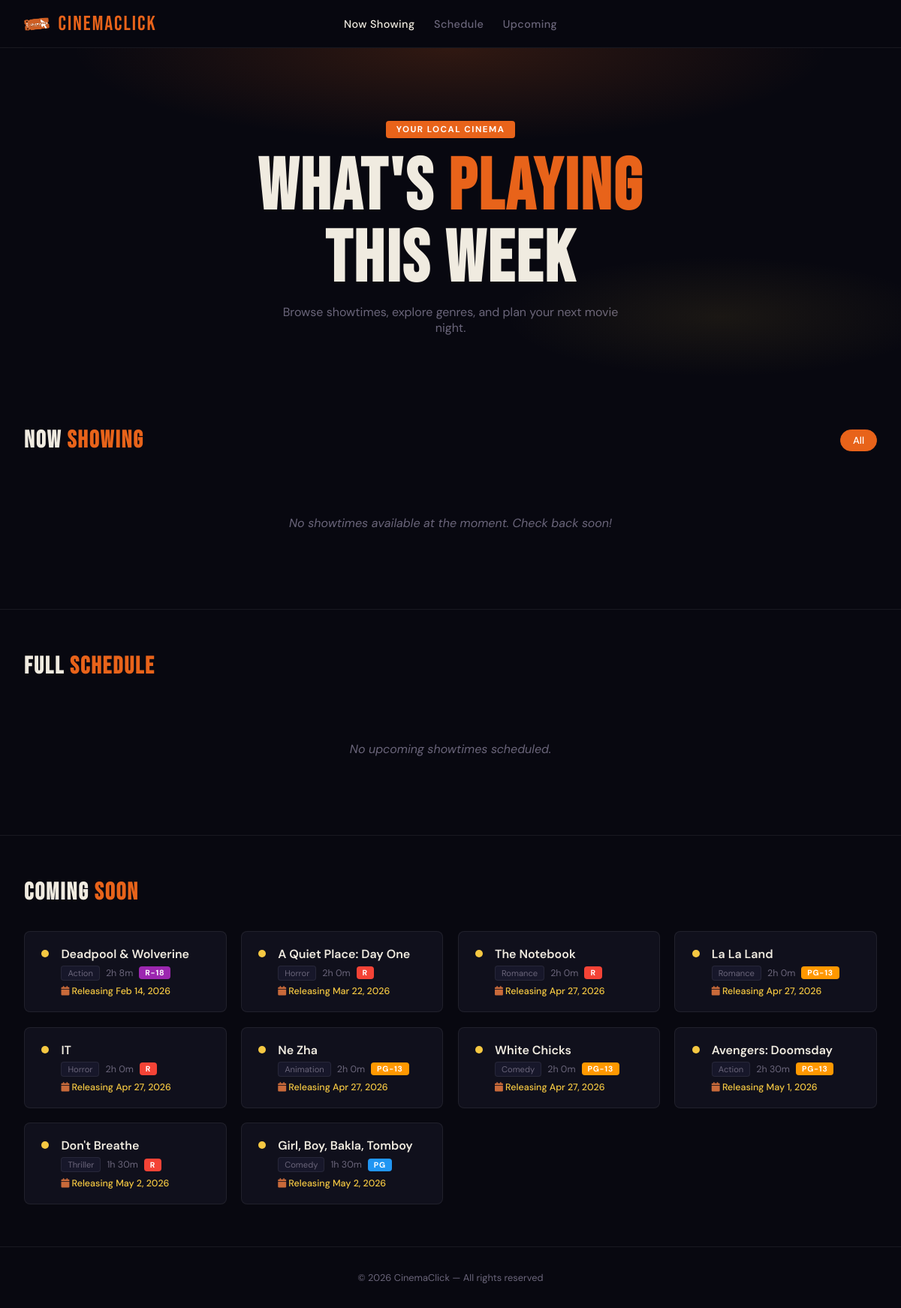
/customer.php, run on the app's committed database.
### tables this page shows
CREATE TABLE `movies` (
  `movie_id` varchar(10) NOT NULL,
  `title` varchar(200) NOT NULL,
  `genre` enum('Action','Adventure','Animation','Comedy','Drama','Horror','Romance','Sci-Fi','Thriller') NOT NULL,
  `duration_minutes` int(10) UNSIGNED NOT NULL,
  `rating` enum('G','PG','PG-13','R','R-18') NOT NULL,
  `release_date` date NOT NULL,
  `description` text DEFAULT NULL,
  `poster_url` longtext DEFAULT NULL
);

### customer.php (the view, shortened to what this page needs)
<?php
$slave = getSlaveConn();
$now_showing = [];
$upcoming_sql = "
    SELECT m.movie_id, m.title, m.genre, m.duration_minutes,
           m.rating, m.release_date, m.description, m.poster_url
    FROM movies m
    LEFT JOIN showtimes s ON m.movie_id = s.movie_id AND s.show_date >= CURDATE()
    WHERE s.showtime_id IS NULL
       OR m.release_date > CURDATE()
    GROUP BY m.movie_id
    ORDER BY m.release_date ASC
";
$upcoming_result = $slave->query($upcoming_sql);
$upcoming = [];
while ($row = $upcoming_result->fetch_assoc()) $upcoming[] = $row;
$grouped = [];
function ratingColor($r) {
    return match($r) {
        'G'     => '#4caf50',
        'PG'    => '#2196f3',
        'PG-13' => '#ff9800',
        'R'     => '#f44336',
        'R-18'  => '#9c27b0',
        default => '#888'
    };
}
?>
<!DOCTYPE html>
<html lang="en">
<head>
<link rel="stylesheet" href="https://cdnjs.cloudflare.com/ajax/libs/font-awesome/6.5.0/css/all.min.css"/>
</head>
<body>
<nav>
  <a href="customer.php" class="nav-logo">
    <img src="assets/js/click.png" alt="CinemaClick logo">
    CinemaClick</span>
  </a>
  <ul class="nav-links">
    <li><a href="#now-showing" class="active">Now Showing</a></li>
    <li><a href="#schedule">Schedule</a></li>
    <li><a href="#upcoming">Upcoming</a></li>
  </ul>
</nav>
<div class="hero">
  <div class="hero-tag">Your Local Cinema</div>
  <h1>What's <span>Playing</span><br>This Week</h1>
  <p>Browse showtimes, explore genres, and plan your next movie night.</p>
</div>
<section id="now-showing">
  <div class="sec-header">
    <h2 class="sec-title">Now <span>Showing</span></h2>
    <div class="filter-bar">
      <button class="filter-btn active" data-genre="all">All</button>
    </div>
  </div>
  <?php if (empty($now_showing)): ?>
    <div class="empty-state">No showtimes available at the moment. Check back soon!</div>
  <?php endif; ?>
</section>
<section id="schedule" style="border-top:1px solid var(--border)">
  <div class="sec-header">
    <h2 class="sec-title">Full <span>Schedule</span></h2>
  </div>
  <?php if (empty($grouped)): ?>
    <div class="empty-state">No upcoming showtimes scheduled.</div>
  <?php endif; ?>
</section>
<?php if (!empty($upcoming)): ?>
<section id="upcoming" style="border-top:1px solid var(--border)">
  <div class="sec-header">
    <h2 class="sec-title">Coming <span>Soon</span></h2>
  </div>
  <div class="upcoming-grid">
    <?php foreach ($upcoming as $u):
      $mins = (int)$u['duration_minutes'];
      $dur  = floor($mins/60).'h '.($mins%60).'m';
      $rel  = date('M j, Y', strtotime($u['release_date']));
    ?>
    <div class="upcoming-card">
      <div class="upcoming-dot"></div>
      <div class="upcoming-body">
        <div class="upcoming-title"><?= htmlspecialchars($u['title']) ?></div>
        <div class="upcoming-sub">
          <span class="genre-tag"><?= htmlspecialchars($u['genre']) ?></span>
          <span><?= $dur ?></span>
          <span class="rating-chip" style="background:<?= ratingColor($u['rating']) ?>;position:static;display:inline-block"><?= htmlspecialchars($u['rating']) ?></span>
        </div>
        <div class="coming-date"><i class="fa-solid fa-calendar" style="color: #c96a3a;"></i> Releasing <?= $rel ?></div>
      </div>
    </div>
    <?php endforeach; ?>
  </div>
</section>
<?php endif; ?>
<footer>
  <div>&copy; <?= date('Y') ?> CinemaClick &mdash; All rights reserved</div>
</footer>
</body>
</html>

### customer.php (style rules this page uses)
*, *::before, *::after { box-sizing: border-box; margin: 0; padding: 0; }
:root { --bg: #080810; --surface: #10101c; --surface2: #17172a; --border: rgba(255,255,255,.07); --accent: #e8631a; --gold: #f5c842; --text: #f0ebe0; --muted: #6a657a; --faint: rgba(240,235,224,.18); --success: #3daa6a; --r: 8px; }
html { scroll-behavior: smooth; }
body { font-family: 'DM Sans', sans-serif; background: var(--bg); color: var(--text); min-height: 100vh; overflow-x: hidden; }
nav { position: sticky; top: 0; z-index: 100; background: rgba(8,8,16,.85); backdrop-filter: blur(16px); border-bottom: 1px solid var(--border); display: flex; align-items: center; justify-content: center; padding: 0 2rem; height: 64px; }
.nav-logo { position: absolute; left: 2rem; display: inline-flex; align-items: center; gap: 0.72rem; font-family: 'Bebas Neue', sans-serif; font-size: 1.7rem; letter-spacing: 2px; color: var(--accent); text-decoration: none; }
.nav-logo img { width: 34px; height: 34px; object-fit: contain; }
.nav-links { display: flex; gap: 1.6rem; list-style: none; }
.nav-links a { color: var(--muted); text-decoration: none; font-size: .9rem; font-weight: 500; letter-spacing: .4px; transition: color .2s; }
.nav-links a:hover, .nav-links a.active { color: var(--text); }
.hero { position: relative; padding: 6rem 2rem 4rem; text-align: center; overflow: hidden; }
.hero::before { content:''; position: absolute; inset: 0; background: radial-gradient(ellipse 60% 40% at 50% 0%, rgba(232,99,26,.18) 0%, transparent 70%), radial-gradient(ellipse 40% 30% at 80% 80%, rgba(245,200,66,.08) 0%, transparent 60%); pointer-events: none; }
.hero-tag { display: inline-block; background: var(--accent); color: #fff; font-size: .72rem; font-weight: 700; letter-spacing: 1.5px; text-transform: uppercase; padding: 4px 14px; border-radius: 4px; margin-bottom: 1.2rem; }
.hero h1 { font-family: 'Bebas Neue', sans-serif; font-size: clamp(3rem, 8vw, 6rem); line-height: 1; letter-spacing: 3px; margin-bottom: .6rem; }
.hero h1 span { color: var(--accent); }
.hero p { color: var(--muted); font-size: 1rem; max-width: 480px; margin: 0 auto; }
section { padding: 3.5rem 2rem; max-width: 1280px; margin: 0 auto; }
.sec-header { display: flex; align-items: center; justify-content: space-between; margin-bottom: 2rem; flex-wrap: wrap; gap: 1rem; }
.sec-title { font-family: 'Bebas Neue', sans-serif; font-size: 2rem; letter-spacing: 2px; }
.sec-title span { color: var(--accent); }
.filter-bar { display: flex; gap: .6rem; flex-wrap: wrap; }
.filter-btn { padding: 5px 16px; border-radius: 20px; border: 1px solid var(--border); background: transparent; color: var(--muted); font-size: .82rem; font-family: inherit; font-weight: 500; cursor: pointer; transition: all .2s; }
.filter-btn:hover, .filter-btn.active { background: var(--accent); border-color: var(--accent); color: #fff; }
.rating-chip { position: absolute; top: 8px; left: 8px; padding: 2px 8px; border-radius: 4px; font-size: .65rem; font-weight: 700; letter-spacing: .8px; color: #fff; }
.genre-tag { background: var(--surface2); border: 1px solid var(--border); padding: 2px 8px; border-radius: 4px; font-size: .7rem; color: var(--muted); }
.upcoming-grid { display: grid; grid-template-columns: repeat(auto-fill, minmax(260px, 1fr)); gap: 1.2rem; }
.upcoming-card { background: var(--surface); border: 1px solid var(--border); border-radius: var(--r); padding: 1.2rem 1.4rem; display: flex; gap: 1rem; transition: border-color .2s; }
.upcoming-dot { width: 10px; height: 10px; border-radius: 50%; background: var(--gold); flex-shrink: 0; margin-top: 5px; }
.upcoming-title { font-weight: 600; margin-bottom: .3rem; }
.upcoming-sub { font-size: .78rem; color: var(--muted); display: flex; gap: .5rem; flex-wrap: wrap; align-items: center; }
.coming-date { color: var(--gold); font-weight: 500; font-size: .78rem; margin-top: .4rem; }
footer { border-top: 1px solid var(--border); padding: 2rem; text-align: center; color: var(--muted); font-size: .8rem; }
.empty-state { text-align: center; padding: 3rem; color: var(--muted); font-style: italic; }

### data on the page
movies: title "Deadpool & Wolverine", genre "Action", duration_minutes "2h 8m", rating "R-18", release_date "Feb 14, 2026"
movies: title "A Quiet Place: Day One", genre "Horror", duration_minutes "2h 0m", rating "R", release_date "Mar 22, 2026"
movies: title "The Notebook", genre "Romance", duration_minutes "2h 0m", rating "R", release_date "Apr 27, 2026"
movies: title "La La Land", genre "Romance", duration_minutes "2h 0m", rating "PG-13", release_date "Apr 27, 2026"
movies: title "IT", genre "Horror", duration_minutes "2h 0m", rating "R", release_date "Apr 27, 2026"
movies: title "Ne Zha", genre "Animation", duration_minutes "2h 0m", rating "PG-13", release_date "Apr 27, 2026"
movies: title "White Chicks", genre "Comedy", duration_minutes "2h 0m", rating "PG-13", release_date "Apr 27, 2026"
movies: title "Avengers: Doomsday", genre "Action", duration_minutes "2h 30m", rating "PG-13", release_date "May 1, 2026"
movies: title "Don't Breathe", genre "Thriller", duration_minutes "1h 30m", rating "R", release_date "May 2, 2026"
movies: title "Girl, Boy, Bakla, Tomboy", genre "Comedy", duration_minutes "1h 30m", rating "PG", release_date "May 2, 2026"
